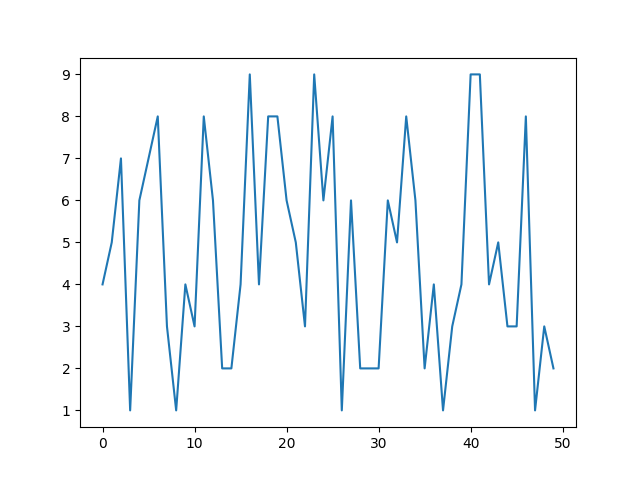

The Python source for this figure:
import matplotlib.pyplot as plt
import numpy as np
import time

plt.ion()
fig,ax = plt.subplots()
x =np.arange(0,50)
y =np.random.randint(1,10,50)
line , = ax.plot(x,y)
for _ in range(50):
    y=np.roll(y,-1)
    y[-1]=np.random.randint(1,10)
    line.set_ydata(y);fig.canvas.draw()
    fig.canvas.flush_events()
    time.sleep(0.1)
plt.ioff();plt.show()
